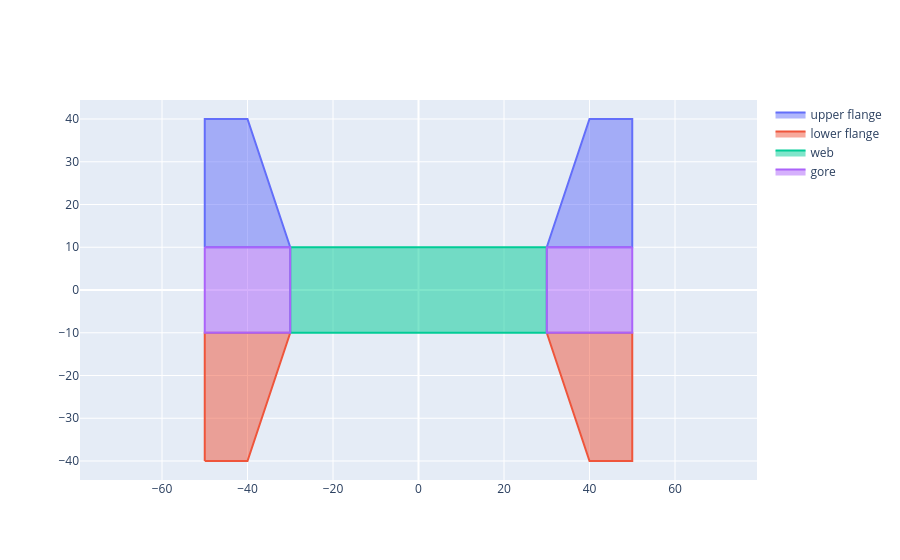

Notebook code cell kept with this figure:
### Code cell
division = NeumannDivision(beam)
plot_geoms([division.upper_flange, division.lower_flange, division.web, division.gore], names=["upper flange", "lower flange", "web", "gore"])

### Figure 1 — Plotly figure (JSON) as saved in the notebook; plotly's stock layout.template omitted (floating-point values rounded to 4 significant figures)
{"data": [{"fill": "toself", "mode": "lines", "name": "upper flange", "type": "scatter", "x": [-50, -50, -40, -30, -50, null, null, 30, 40, 50, 50, 30, null, null], "y": [10, 40, 40, 10, 10, null, null, 10, 40, 40, 10, 10, null, null]}, {"fill": "toself", "mode": "lines", "name": "lower flange", "type": "scatter", "x": [30, 50, 50, 40, 30, null, null, -50, -50, -30, -40, -50, null, null], "y": [-10, -10, -40, -40, -10, null, null, -40, -10, -10, -40, -40, null, null]}, {"fill": "toself", "mode": "lines", "name": "web", "type": "scatter", "x": [-30, 30, 30, -30, -30, null], "y": [10, 10, -10, -10, 10, null]}, {"fill": "toself", "mode": "lines", "name": "gore", "type": "scatter", "x": [-50, -30, -30, -50, -50, null, null, 50, 50, 30, 30, 50, null, null], "y": [10, 10, -10, -10, 10, null, null, 10, -10, -10, 10, 10, null, null]}], "layout": {"autosize": true, "xaxis": {"autorange": true, "domain": [0, 1], "range": [-118.5, 118.5], "type": "linear"}, "yaxis": {"autorange": true, "domain": [0, 1], "range": [-44.44, 44.44], "scaleanchor": "x", "scaleratio": 1, "type": "linear"}}}
